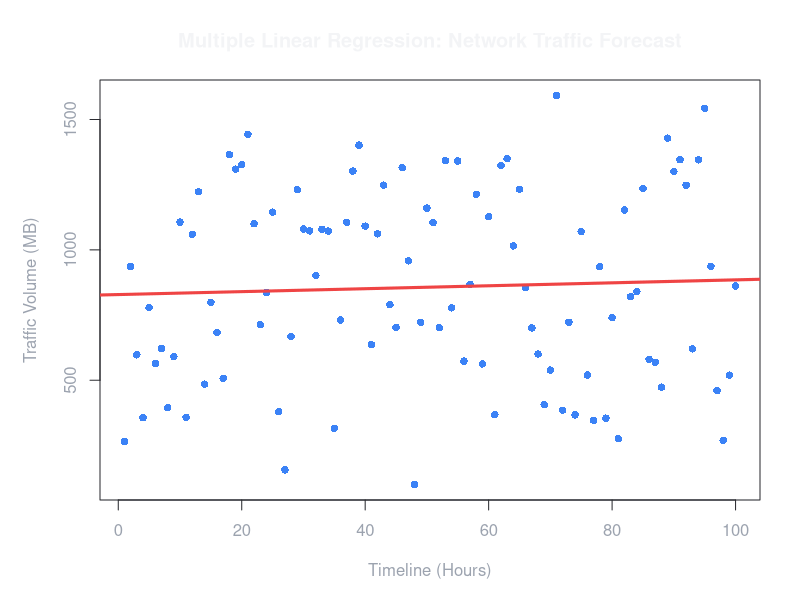

Recreate this plot in R.
# Module 6: Predictive Traffic Analytics using Multiple Linear Regression

print("[*] Initializing R Analytics Engine...")

# 1. Generate Synthetic Historical Traffic Datas
set.seed(42)
hours <- 1:100
time_of_day <- hours %% 24 
active_ips <- sample(50:500, 100, replace = TRUE)
traffic_volume_mb <- (time_of_day * 15) + (active_ips * 2.5) + rnorm(100, mean=0, sd=50)

network_data <- data.frame(Hour = hours, TimeOfDay = time_of_day, ActiveIPs = active_ips, VolumeMB = traffic_volume_mb)

# 2. Build the Multiple Linear Regression Model
print("\n[*] Training Multiple Linear Regression Model...")
model <- lm(VolumeMB ~ TimeOfDay + ActiveIPs, data = network_data)
print(summary(model))

# 3. Generate GUI-Ready Dark Theme Visualization
print("[*] Exporting Predictive Forecast Plot...")

# Outputting with a transparent/dark background to match the React dashboard
png("traffic_forecast.png", width = 800, height = 400, res=100, bg="#16181d")

# Set plot parameters for dark mode (white text, blue data points)
par(col.axis="#9ca3af", col.lab="#9ca3af", col.main="#f3f4f6", fg="#2a2b30", mar=c(5, 5, 4, 2))

plot(network_data$Hour, network_data$VolumeMB, type="p", pch=16, col="#3b82f6",
     xlab="Timeline (Hours)", ylab="Traffic Volume (MB)", 
     main="Multiple Linear Regression: Network Traffic Forecast")

# Add the regression trend line in bright red
abline(lm(VolumeMB ~ Hour, data=network_data), col="#ef4444", lwd=3)

dev.off()
print("[+] Plot saved as 'traffic_forecast.png'.")
